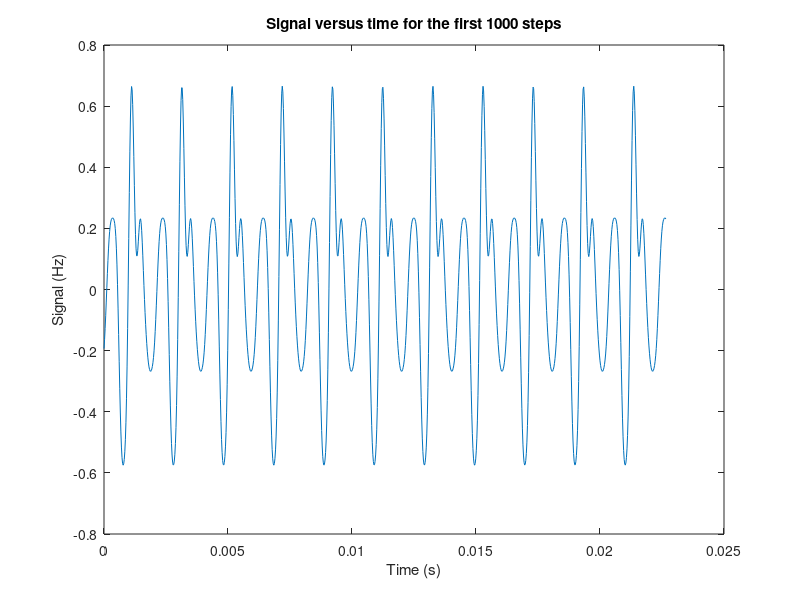

The MATLAB source for this figure:
%% Declaring Variables

c = [0, 0.1155, 0.3417, 0.1789, 0.1232, 0.0678, 0.0473, 0.0260, 0.0045, 0.002]; % c variable
r = [0, -2.1299, +1.6727, -2.5454, 0.6607, -2.0390, 2.1597, -1.0467, 1.8581, -2.3925]; % radius variable

x = 0; %declaring a variable which will be used in the for loop
y = 0; %declaring a variable which will be used in the for loop

signal = 0; %creating a variable for signal
time = (0:1/44100:1); % time = 0-1 in steps of 1/44100

%% Calculating Amplitutde for 1 seconds

for y = time % assigning y the value of time ( from 0 to 1 in steps of 1/44100)

    k = 0; % creating a variable to be used for 
    
for k = 0:9 %k goes from 0 to 9 in steps of 1
    
    j(k+1) = c(k + 1) * cos(2*(pi)*k*494*y - r(k + 1));% goes through each  index of the 'c' array, 'r' array and 'k%  
                                                       %  Once it execute the equation, it will store the value in j with the index of k +1

end

    x = x +1; % x allows the loop to continue
    signal(x) = sum(j); % sum of the signal when time = 0 - 1

end

%% Plotting the graph

plot (time(1:1000), signal(1:1000)); % first 1000 steps 
xlabel('Time (s)'), ylabel('Signal (Hz)'), title('Signal versus time for the first 1000 steps'); %labeling the graph 
